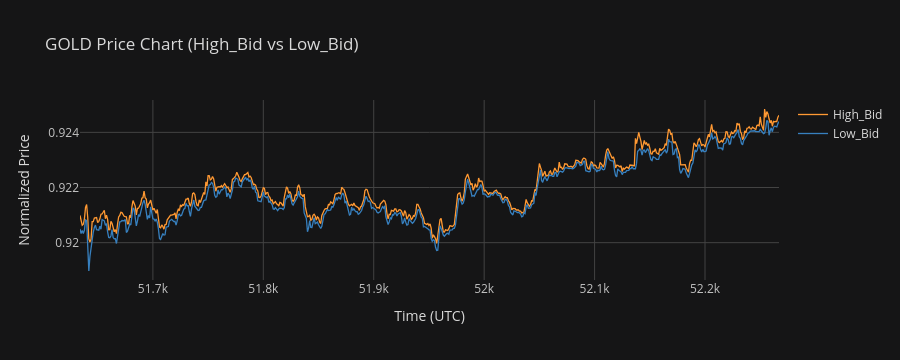

Write notebook code for a chart like this one.
### Code cell
import pandas as pd
import cufflinks as cf
cf.go_offline()

# Load dataset
data2 = pd.read_csv('GOLD_2022_normalised.csv')


numeric_cols = data2.select_dtypes(include='number').columns
min_price = data2[numeric_cols].min().min()
max_price = data2[numeric_cols].max().max()
data2[numeric_cols] = (data2[numeric_cols] - min_price) / (max_price - min_price)


data_part = data2.iloc[51634 : 51634 + 634]


data_part.rename(columns={'High_x': 'High_Bid', 'Low_x': 'Low_Bid'}, inplace=True)


data_part[['High_Bid', 'Low_Bid']].iplot(
    title='GOLD Price Chart (High_Bid vs Low_Bid)',
    xTitle='Time (UTC)',
    yTitle='Normalized Price',
    theme='solar'
)

### Figure 1 — Plotly figure (JSON) as saved in the notebook; plotly's stock layout.template omitted (floating-point values rounded to 4 significant figures; data arrays with more than 128 entries replaced by an {"elided": "..."} marker saying what was removed)
{"data": [{"line": {"color": "rgba(255, 153, 51, 1.0)", "dash": "solid", "shape": "linear", "width": 1.3}, "mode": "lines", "name": "High_Bid", "text": "", "type": "scatter", "x": {"elided": "634 int values"}, "y": {"elided": "634 float values"}}, {"line": {"color": "rgba(55, 128, 191, 1.0)", "dash": "solid", "shape": "linear", "width": 1.3}, "mode": "lines", "name": "Low_Bid", "text": "", "type": "scatter", "x": {"elided": "634 int values"}, "y": {"elided": "634 float values"}}], "layout": {"height": 360, "legend": {"bgcolor": "#151516", "font": {"color": "#D9D9D9"}}, "paper_bgcolor": "#151516", "plot_bgcolor": "#151516", "title": {"font": {"color": "#D9D9D9"}, "text": "GOLD Price Chart (High_Bid vs Low_Bid)"}, "xaxis": {"autorange": true, "gridcolor": "#434343", "range": [51634, 52267], "showgrid": true, "tickfont": {"color": "#C2C2C2"}, "title": {"font": {"color": "#D9D9D9"}, "text": "Time (UTC)"}, "type": "linear", "zerolinecolor": "#666570"}, "yaxis": {"autorange": true, "gridcolor": "#434343", "range": [0.9186, 0.9252], "showgrid": true, "tickfont": {"color": "#C2C2C2"}, "title": {"font": {"color": "#D9D9D9"}, "text": "Normalized Price"}, "type": "linear", "zerolinecolor": "#666570"}}}
